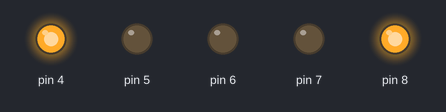
Recording of a sketch running on a simulated Arduino Uno, built with avr-gcc and run on an emulated ATmega328P. Shown: output pins drawn as LEDs (lit = HIGH).

Above: at 0.1 s.
At 0.5 s:
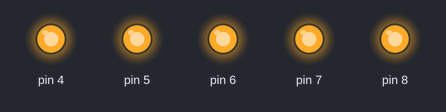
At 1.1 s:
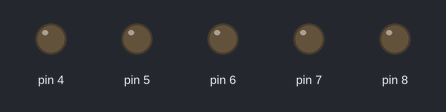
At 2.7 s:
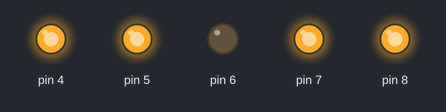
Timing chart, 0 to 3.0 s (numbered marks = the images above):
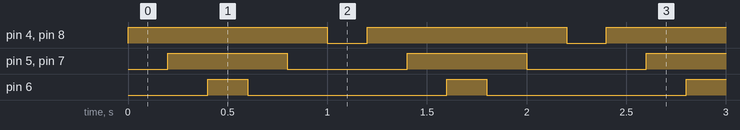

Measured:
- by itself, pin 4, pin 8: alternates HIGH for 1.0 s and LOW for 0.20 s
- by itself, pin 5, pin 7: alternates HIGH for 0.60 s and LOW for 0.60 s
- by itself, pin 6: alternates HIGH for 0.20 s and LOW for 1.0 s

The sketch:

Led_Yakma_3.ino
```cpp
// variable definition
int WaitingTime;

void setup() {
  // put your setup code here, to run once:
  pinMode(4, OUTPUT);
  pinMode(5, OUTPUT);
  pinMode(6, OUTPUT);
  pinMode(7, OUTPUT);
  pinMode(8, OUTPUT);

  WaitingTime = 200;
}

void loop() {
  // put your main code here, to run repeatedly:

  // put your main code here, to run repeatedly:
  // high
  digitalWrite(4, 1);
  digitalWrite(8, 1);
  delay(WaitingTime);

  digitalWrite(5, 1);
  digitalWrite(7, 1);
  delay(WaitingTime);

  digitalWrite(6, 1);
  delay(WaitingTime);

  //low
  digitalWrite(6, 0);
  delay(WaitingTime);

  digitalWrite(5, 0);
  digitalWrite(7, 0);
  delay(WaitingTime);

  digitalWrite(4, 0);
  digitalWrite(8, 0);
  delay(WaitingTime);
}
```
